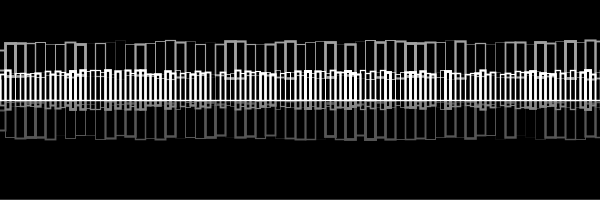
Frame 1 (no input)
Frame 60 (the mouse pressed at the canvas centre just before this capture): identical to frame 1, image omitted
Frame 120 (the mouse held since frame 60 and released just before this capture): identical to frame 1, image omitted

The Processing sketch that drew this single still picture (run headless with seeded random() and noise(); from frame 60 on, the mouse is pressed at the canvas centre):

// Processing sketch: processing_128895
// ── processing_128895.pde



void setup(){
  
  size(600,200);
  background(0);
  noFill();
  
  smooth();
  

  
  stroke(162);  
  rectBuilder(-5,50,10,20,30,40);
  rectBuilder(-5,110,10,20,30,40); 
  stroke(255);
  strokeWeight(2);
  
  rectBuilder(-5,80,5,20,30,40); 
  
  //add block of color for reflected cityscape
  fill(0,120);
  rect(-5,100,650,100);
  

}


void draw(){
   
}


void rectBuilder(float theX,float theY,float theWidth,float theHeight,float lowerLimit,float upperLimit){
  
    // exit if over edge
    if(theX > width){
      return;
    }
    
    // draw what is passed in
    strokeWeight(random (0,3));
    
    rect(theX,theY,theWidth,theHeight);
    
    float newHeight = random(lowerLimit,upperLimit);
    
    float midPoint = theY + (theHeight / 2);
    
    float newY = midPoint - (newHeight / 2);
    
    float newX = theX + theWidth;
    
    // call the function recursively
    rectBuilder( newX, newY, theWidth, newHeight, lowerLimit, upperLimit);
}
